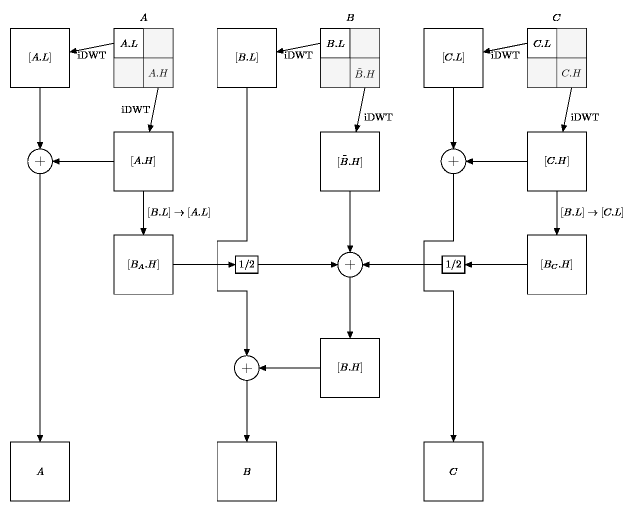
#> input picture docs/backward.png, 1276 x 1023 px, given in place of 000.png, which was not available (shown at 1/2 size)
$ jupyter execute --allow-errors MCDWT.ipynb   (text cells are left out)
#> lines starting #> are read from the running program, lines starting #| are printed output that depends on the picture; pictures that were not available may be replaced by others from this repository, and a replacement may not be noted
### src/image_io.py
import cv2
import numpy as np

class InputFileException(Exception):
    pass

class ImageReader:
    '''Read 16-bit PNG images from disk.

    Images must be enumerated (image000.png, image001.png, ...).

    '''

    def __init__(self):
        '''Default constructor.

        Parameters
        ----------

            None.

        Returns
        -------

            None.

        '''
        pass

    def read(self, number, path='../images/'):
        '''Read an image from disk.

        Parameters
        ----------

            number : int.

                Index of the image in the sequence.

            path : str.

                Image path.

        Returns
        -------

            [:,:,:].

                A color image.

        '''
#> called with number = 0, path = '../images/'

        file_name = '{}{:03d}.png'.format(path, number)
        image = cv2.imread(file_name, -1)
#> image is the input picture: shape (1023, 1276, 4); mean B, G, R, A 248.5, 248.5, 248.5, 9.8
        if image is None:
            raise InputFileException('{} not found'.format(file_name))
        else:
            image -= 32768
            return image

class ImageWritter:
    '''Write 16-bit PNG images to disk.

    Images should be enumerated (image000.png, image001.png, ...).

    '''

    def __init__(self):
        '''Default constructor.

        Parameters
        ----------

            None.

        Returns
        -------

            None.

        '''
        pass

    def write(self, image, number=0, path='/tmp/'):
        '''Write an image to disk.

        Parameters
        ----------

            image : [:,:,:].

                The color image to write.

            number : int.

                Index of the image in the sequence.

            path : str.

                Path to the image.

        Returns
        -------

            None.

        '''

        file_name = '{}{:03d}.png'.format(path, number)

        image += 32768

        assert (np.amax(image) < 65536), '16 bit unsigned int range overflow'
        assert (np.amin(image) >= 0), '16 bit unsigned int range underflow'

        cv2.imwrite(file_name, np.rint(image).astype(np.uint16))

### src/pyramid_io.py
import math
import cv2
import numpy as np

class InputFileException(Exception):
    pass

class PyramidReader:
    '''Read PNG pyramids from disk.

    Pyramids should be enumerated (pyramid000.png, pyramid001.png, ...).

    '''

    def __init__(self):
        pass

    # [43 lines left out: function read, not called in this run]

class PyramidWritter:
    '''Write PNG pyramids to disk.

    Pyramids must be enumerated. Example: "pyramid000{L|H}.png,
    pyramid001{L|H}.png, ...", being 'L' used for the LL low-frequency
    subband and H for the subbands LH, HL and HH.

    '''

    def __init__(self):
        pass

    def write(self, pyramid, number=0, path='./'):
        '''Write a pyramid to disk.

        Parameters
        ----------

            L : [:,:,:].

                LL subband.

            H : (LH, HL, HH), where LH, HL, HH = [:,:,:].

                H subbands.

            number : int.

                Index of the pyramid in the sequence.

            path : str.

                Path to the pyramid.

        Returns
        -------

            None.

        '''

        file_name = '{}L{:03d}.png'.format(path, number)
        LL = pyramid[0] + 32768

        assert (np.amax(LL) < 65536), 'range overflow'
        assert (np.amin(LL) >= 0), 'range underflow'

        LL = np.rint(LL).astype('uint16')
        cv2.imwrite(file_name, LL)
        y = pyramid[0].shape[0]
        x = pyramid[0].shape[1]
        buf = np.full((y*2, x*2, 3), 32768, np.uint16)
        #buf[0:y,x:x*2,:] = np.round(pyramid[1][0] + 128)
        #buf[y:y*2,0:x,:] = np.round(pyramid[1][1] + 128)
        #buf[y:y*2,x:x*2,:] = np.round(pyramid[1][2] + 128)
        LH = pyramid[1][0] + 32768

        assert (np.amax(LH) < 65536), 'range overflow'
        assert (np.amin(LH) >= 0), 'range underflow'

        buf[0:y,x:x*2,:] = np.rint(LH).astype('uint16')
        HL = pyramid[1][1] + 32768

        assert (np.amax(HL) < 65536), 'range overflow'
        assert (np.amin(HL) >= 0), 'range underflow'

        buf[y:y*2,0:x,:]= np.rint(HL).astype('uint16')
        HH = pyramid[1][2] + 32768

        assert (np.amax(HH) < 65536), 'range overflow'
        assert (np.amin(HH) >= 0), 'range underflow'

        buf[y:y*2,x:x*2,:] = np.rint(HH).astype('uint16')
        file_name = '{}H{:03d}.png'.format(path, number)

        cv2.imwrite(file_name, buf)

### docs/MCDWT.ipynb
[cell 1]
# %load ../src/color_dwt.py
import cv2
import numpy as np
import pywt
import math

def _2D_DWT(image):
    '''2D DWT of a color image.

    Arguments
    ---------

        image : [:,:,:].

            A color frame.

    Returns
    -------

        (L, H) where L = [:,:,:] and
        H = (LH, HL, HH), where LH, HL, HH = [:,:,:].

            A color pyramid.

    '''

    y = math.ceil(image.shape[0]/2)
#> y = 512
    x = math.ceil(image.shape[1]/2)
#> x = 638
    LL = np.ndarray((y, x, 3), np.float64)
    LH = np.ndarray((y, x, 3), np.float64)
    HL = np.ndarray((y, x, 3), np.float64)
    HH = np.ndarray((y, x, 3), np.float64)
    for c in range(3):
        (LL[:,:,c], (LH[:,:,c], HL[:,:,c], HH[:,:,c])) = pywt.dwt2(image[:,:,c], 'db5', mode='per')
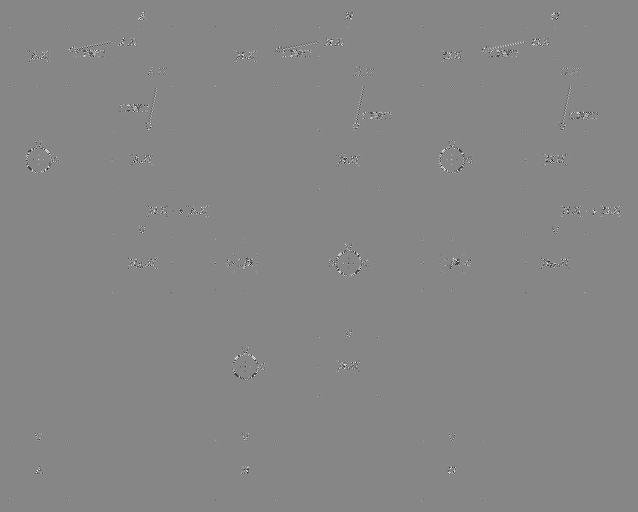
#> HH: shape (512, 638, 3) float64; min -186.9, max 166.3, mean 0; drawn with min black and max white
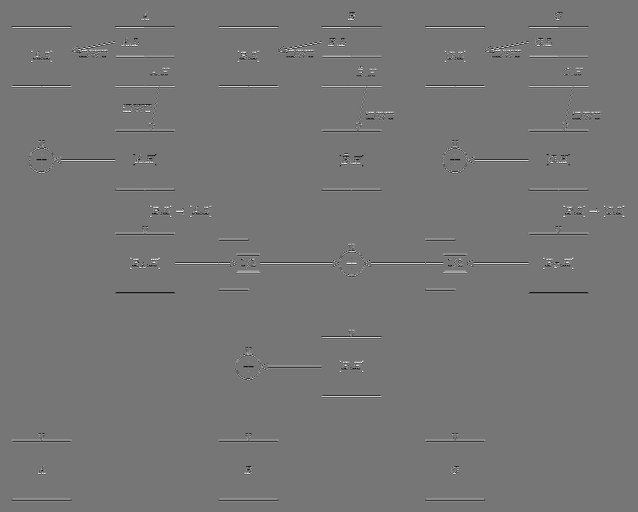
#> LH: shape (512, 638, 3) float64; min -272.7, max 315.9, mean 0; drawn with min black and max white
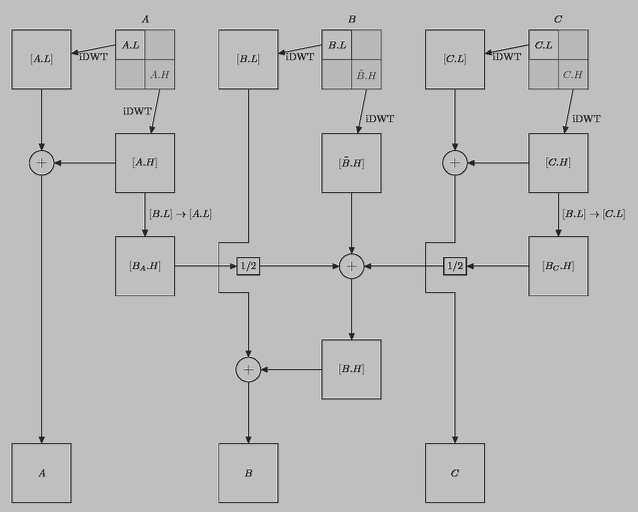
#> LL: shape (512, 638, 3) float64; min -137.8, max 722.9, mean 496.9; drawn with min black and max white

    return (LL, (LH, HL, HH))

def _2D_iDWT(L, H):
    '''2D 1-iteration inverse DWT of a color pyramid.

    Arguments
    ---------

        L : [:,:,:].

            Low-frequency color subband.

        H : (LH, HL, HH), where LH ,HL, HH = [:,:,:].

            High-frequency color subbands.

    Returns
    -------

        [:,:,:].

            A color frame.

    '''

    LH = H[0]
    HL = H[1]
    HH = H[2]
    frame = np.ndarray((L.shape[0]*2, L.shape[1]*2, 3), np.float64)
    for c in range(3):
        frame[:,:,c] = pywt.idwt2((L[:,:,c], (LH[:,:,c], HL[:,:,c], HH[:,:,c])), 'db5', mode='per')
    return frame

[cell 2]
# %load ../src/image_io.py
import cv2
import numpy as np

class InputFileException(Exception):
    pass

class ImageReader:
    '''Read 16-bit PNG images from disk.

    Images must be enumerated (image000.png, image001.png, ...).

    '''

    def __init__(self):
        pass

    # [30 lines left out: function read, not called in this run]

class ImageWritter:
    '''Write 16-bit PNG images to disk.

    Images should be enumerated (image000.png, image001.png, ...).

    '''

    def __init__(self):
        pass

    # [33 lines left out: function write, not called in this run]

[cell 3]
# %load ../src/motion_compensation.py
import numpy as np
import cv2

def motion_compensation(curr, next, base):
    flow = motion_estimation(curr, next)
    return estimate_frame(base, flow)

# [16 lines left out: functions motion_estimation, estimate_frame, not called in this run]

[cell 4]
import sys
sys.path.append("../src")

[cell 5]
# %load ../src/mcdwt_transform.py
import cv2
import numpy as np
import pywt
import math

import image_io
import pyramid_io
import motion_compensation

def forward(input = '../images/', output='/tmp/', n=5, l=2):
    '''A Motion Compensated Discrete Wavelet Transform.

    Compute the 1D-DWT along motion trajectories. The input video (as
    a sequence of images) must be stored in disk (<input> directory)
    and the output (as a sequence of DWT coefficients that are called
    pyramids) will be stored in disk (<output> directory). So, this
    MCDWT implementation does not transform the video on the fly.

    Arguments
    ---------

        input : str

            Path where the input images are. Example:
            "../input/image".

        output : str

            Path where the (transformed) pyramids will be. Example:
            "../output/pyramid".

         n : int

            Number of images to process.

         l : int

            Number of leves of the MCDWT (temporal scales). Controls
            the GOP size. Examples: `leves`=0 -> GOP_size = 1, `leves`=1 ->
            GOP_size = 2, `levels`=2 -> GOP_size = 4. etc.

    Returns
    -------

        None.

    '''

    #import ipdb; ipdb.set_trace()
    ir = image_io.ImageReader()
    iw = image_io.ImageWritter()
    pw = pyramid_io.PyramidWritter()
    x = 2
    for j in range(l): # Number of temporal scales
        A = ir.read(0, input)
        tmpA = _2D_DWT(A)
        L_y = tmpA[0].shape[0]
#> L_y = 512
        L_x = tmpA[0].shape[1]
#> L_x = 638
        pw.write(tmpA, 0, output)
#> in write, `buf[y:y*2,x:x*2,:] = np.rint(HH).astype('uint16')`:
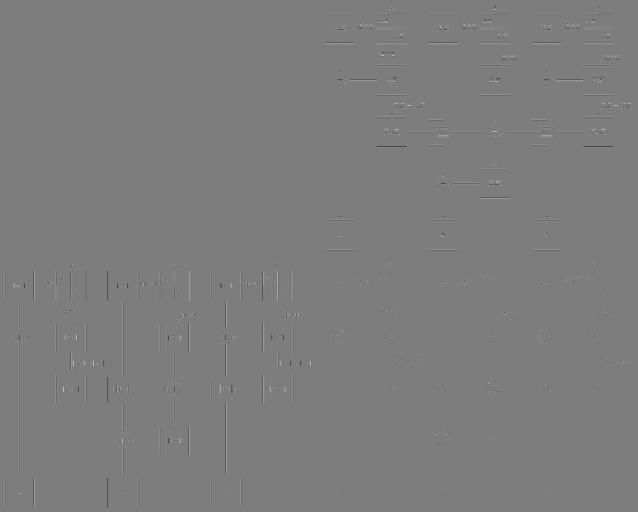
#> buf: shape (1024, 1276, 3) uint16 (shown at 1/2 size); min 32445, max 33099, mean 32768; drawn with min black and max white
        zero_L = np.zeros(tmpA[0].shape, np.float64)
        zero_H = (zero_L, zero_L, zero_L)
        AL = _2D_iDWT(tmpA[0], zero_H)
#> after the loop in _2D_iDWT, `for c in range(3):`:
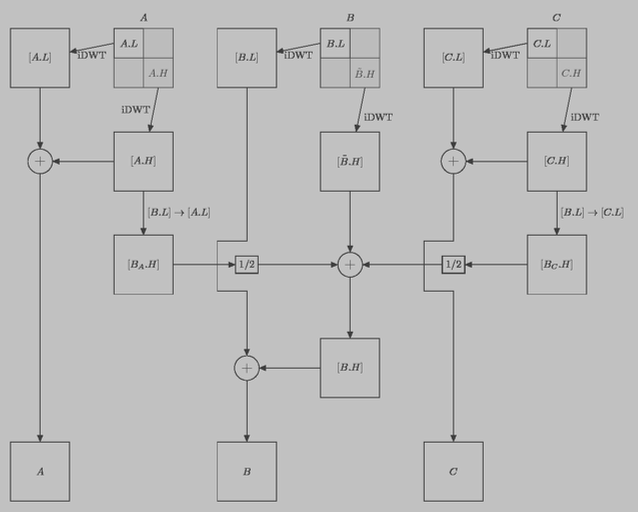
#> frame: shape (1024, 1276, 3) float64 (shown at 1/2 size); min -121.1, max 374.1, mean 248.5; drawn with min black and max white
        iw.write(AL, 1)
        AH = _2D_iDWT(zero_L, tmpA[1])
#> zero_L: shape (512, 638, 3) float64; every value is 0
        iw.write(AH, 1)
        i = 0
        while i < (n//x):
            B = ir.read(x*i+x//2, input)
#> call 2 of read, with number = 1, path = '../images/'
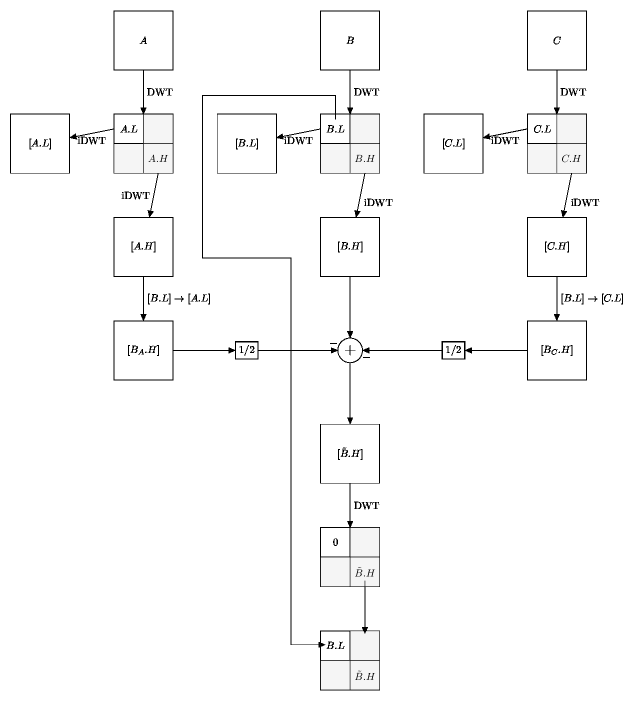
#> input picture docs/forward.png, 1276 x 1408 px, given in place of 001.png, which was not available (shown at 1/2 size)
#> in read, image is the input picture: shape (1408, 1276, 4); mean B, G, R, A 249.8, 249.8, 249.8, 10.1
            tmpB = _2D_DWT(B)
#> after the loop in _2D_DWT (call 2), `for c in range(3):`:
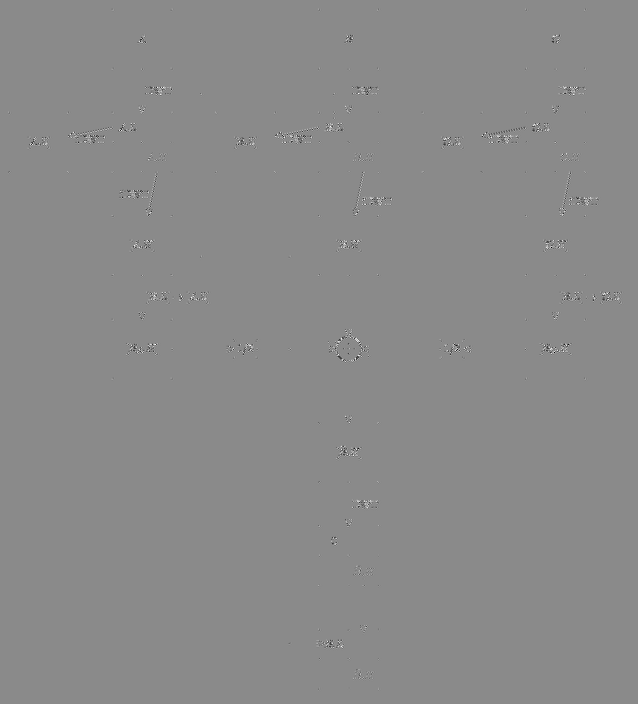
#> HH: shape (704, 638, 3) float64; min -187.5, max 158.5, mean 0; drawn with min black and max white
#> after the loop in _2D_DWT (call 2), `for c in range(3):`:
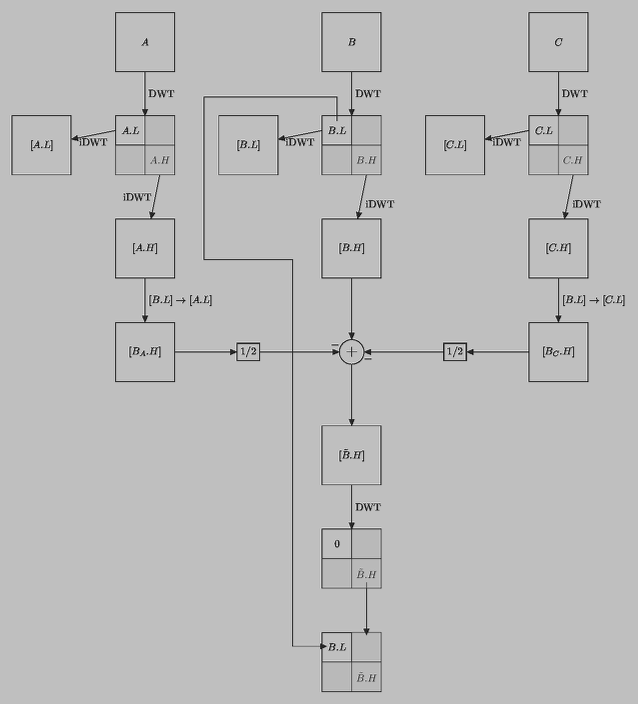
#> LL: shape (704, 638, 3) float64; min -135.5, max 722.9, mean 499.6; drawn with min black and max white
            BL = _2D_iDWT(tmpB[0], zero_H)
#> after the loop in _2D_iDWT, `for c in range(3):`: frame: shape (1408, 1276, 3) float64; every value is 0
            BH = _2D_iDWT(zero_L, tmpB[1])
            C = ir.read(x*i+x, input)
            tmpC = _2D_DWT(C)
            pw.write(tmpC, x*i+x, output)
            CL = _2D_iDWT(tmpC[0], zero_H)
            CH = _2D_iDWT(zero_L, tmpC[1])
            BHA = motion.motion_compensation(BL, AL, AH)
            BHC = motion.motion_compensation(BL, CL, CH)
            iw.write(BH, x*i+x//2, output+'predicted')
            prediction = (BHA + BHC) / 2
            iw.write(prediction+128, x*i+x//2, output+'prediction')
            rBH = BH - prediction
            iw.write(rBH, x*i+x//2, output+'residue')
            rBH = _2D_DWT(rBH)
            #import ipdb; ipdb.set_trace()
            pw.write(rBH, x*i+x//2 + 1000)
            rBH[0][0:L_y,0:L_x,:] = tmpB[0]
            pw.write(rBH, x*i+x//2, output)
            AL = CL
            AH = CH
            i += 1
            print('i =', i)
        x *= 2

# [70 lines left out: function backward, not called in this run]
